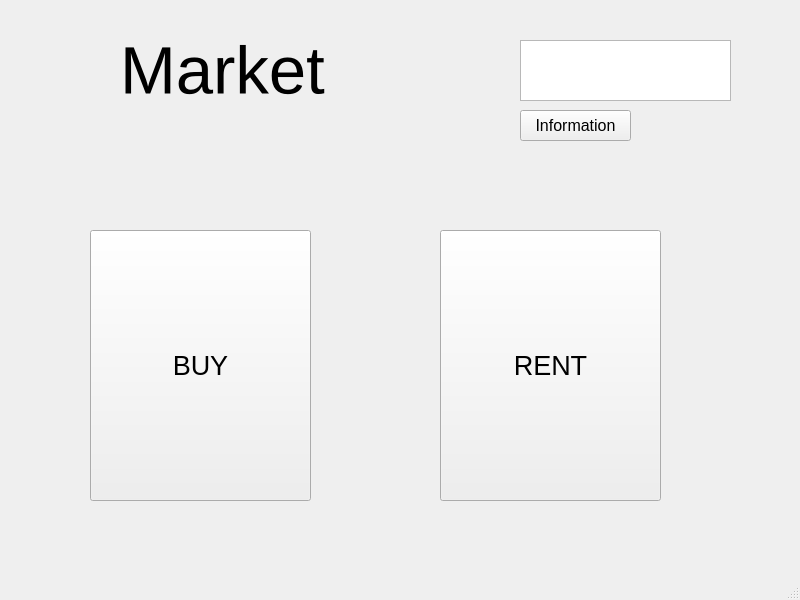
<?xml version="1.0" encoding="UTF-8"?>
<ui version="4.0">
 <class>MainWindow</class>
 <widget class="QMainWindow" name="MainWindow">
  <property name="geometry">
   <rect>
    <x>0</x>
    <y>0</y>
    <width>800</width>
    <height>600</height>
   </rect>
  </property>
  <property name="sizeIncrement">
   <size>
    <width>12</width>
    <height>21</height>
   </size>
  </property>
  <property name="font">
   <font>
    <pointsize>12</pointsize>
   </font>
  </property>
  <property name="windowTitle">
   <string>MainWindow</string>
  </property>
  <widget class="QWidget" name="centralwidget">
   <widget class="QLabel" name="label_2">
    <property name="geometry">
     <rect>
      <x>120</x>
      <y>20</y>
      <width>311</width>
      <height>101</height>
     </rect>
    </property>
    <property name="baseSize">
     <size>
      <width>123</width>
      <height>123</height>
     </size>
    </property>
    <property name="font">
     <font>
      <pointsize>50</pointsize>
     </font>
    </property>
    <property name="text">
     <string>Market</string>
    </property>
   </widget>
   <widget class="QPushButton" name="buy">
    <property name="geometry">
     <rect>
      <x>90</x>
      <y>230</y>
      <width>221</width>
      <height>271</height>
     </rect>
    </property>
    <property name="font">
     <font>
      <pointsize>20</pointsize>
     </font>
    </property>
    <property name="text">
     <string>BUY</string>
    </property>
   </widget>
   <widget class="QPushButton" name="rent">
    <property name="geometry">
     <rect>
      <x>440</x>
      <y>230</y>
      <width>221</width>
      <height>271</height>
     </rect>
    </property>
    <property name="font">
     <font>
      <pointsize>20</pointsize>
     </font>
    </property>
    <property name="text">
     <string>RENT</string>
    </property>
   </widget>
   <widget class="QTextEdit" name="welcome">
    <property name="geometry">
     <rect>
      <x>520</x>
      <y>40</y>
      <width>211</width>
      <height>61</height>
     </rect>
    </property>
   </widget>
   <widget class="QPushButton" name="information">
    <property name="geometry">
     <rect>
      <x>520</x>
      <y>110</y>
      <width>111</width>
      <height>31</height>
     </rect>
    </property>
    <property name="text">
     <string>Information</string>
    </property>
   </widget>
  </widget>
  <widget class="QMenuBar" name="menubar">
   <property name="geometry">
    <rect>
     <x>0</x>
     <y>0</y>
     <width>800</width>
     <height>27</height>
    </rect>
   </property>
  </widget>
  <widget class="QStatusBar" name="statusbar"/>
 </widget>
 <resources/>
 <connections/>
</ui>
